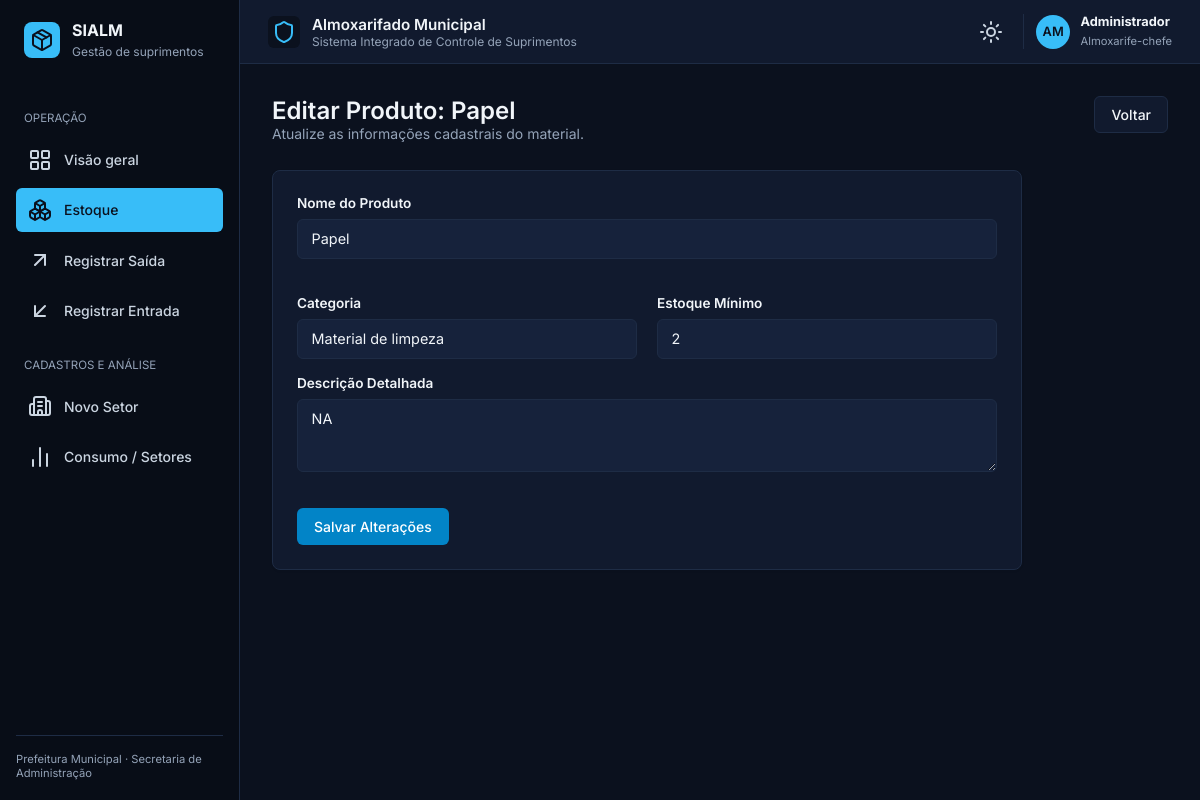
The page /produtos/html/editar/2 on the database as committed earlier.
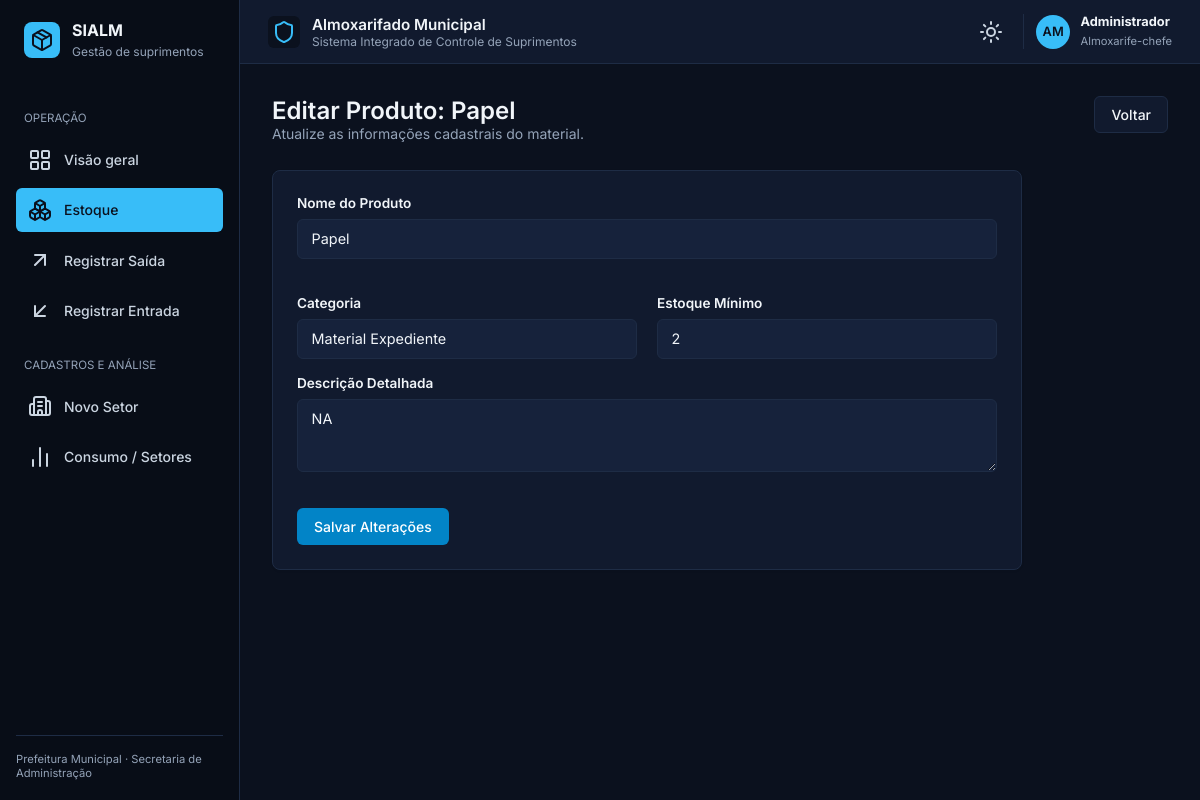
The same page on the database as committed later.
### app/database/models.py (models this page shows)
class Produto(Base):
    __tablename__ = "produtos"
    id: Mapped[int] = mapped_column(primary_key=True, index=True)
    nome: Mapped[str] = mapped_column(String(100), nullable=False, index=True)
    categoria: Mapped[str] = mapped_column(String(100), nullable=True)
    descricao: Mapped[str] = mapped_column(Text, nullable=True)
    quantidade_estoque: Mapped[int] = mapped_column(Integer, default=0)
    estoque_minimo: Mapped[int] = mapped_column(Integer, default=0) # <--- NOVO CAMPO
    criado_em: Mapped[datetime] = mapped_column(DateTime, default=datetime.utcnow)
    movimentacoes = relationship("Movimentacao", back_populates="produto", cascade="all, delete-orphan")

### app/routes/produtos.py (the view)
@router.get("/html/editar/{produto_id}", response_class=HTMLResponse)
def renderizar_editar_html(request: Request, produto_id: int, db: Session = Depends(get_db)):
    produto = db.query(Produto).filter(Produto.id == produto_id).first()
    if not produto:
        return HTMLResponse(content="<h1>Produto não encontrado</h1>", status_code=404)
    return templates.TemplateResponse(request=request, name="produtos/editar.html", context={"request": request, "produto": produto})

### app/templates/produtos/editar.html
{% extends "base.html" %}
{% set active_page = "produtos" %}
{% block content %}
<div class="view-header">
  <div>
    <h2 class="page-title">Editar Produto: {{ produto.nome }}</h2>
    <p class="page-subtitle">Atualize as informações cadastrais do material.</p>
  </div>
  <a href="/produtos/html/lista" class="btn btn-secondary">Voltar</a>
</div>
<div class="card panel-card" style="max-width: 750px;">
  <form id="form-editar-produto" data-id="{{ produto.id }}">
    <div class="form-grid">
      <div class="form-group full-width">
        <label>Nome do Produto</label>
        <input type="text" name="nome" class="form-control" value="{{ produto.nome }}" required />
      </div>
      <div class="form-group">
        <label>Categoria</label>
        <input type="text" name="categoria" class="form-control" value="{{ produto.categoria if produto.categoria else '' }}" />
      </div>
      <div class="form-group">
        <label>Estoque Mínimo</label>
        <input type="number" name="estoque_minimo" class="form-control" value="{{ produto.estoque_minimo }}" required />
      </div>
    </div>
    <div class="form-group full-width">
      <label>Descrição Detalhada</label>
      <textarea name="descricao" class="form-control" rows="3">{{ produto.descricao if produto.descricao else '' }}</textarea>
    </div>
    <div class="modal-footer" style="padding-top: 1rem;">
      <button type="submit" class="btn btn-dark-blue">Salvar Alterações</button>
    </div>
  </form>
</div>
{% endblock %}

Rows that differ between the two databases and show on the page:
changed Produto "Papel": categoria "Material de limpeza" → "Material Expediente"
